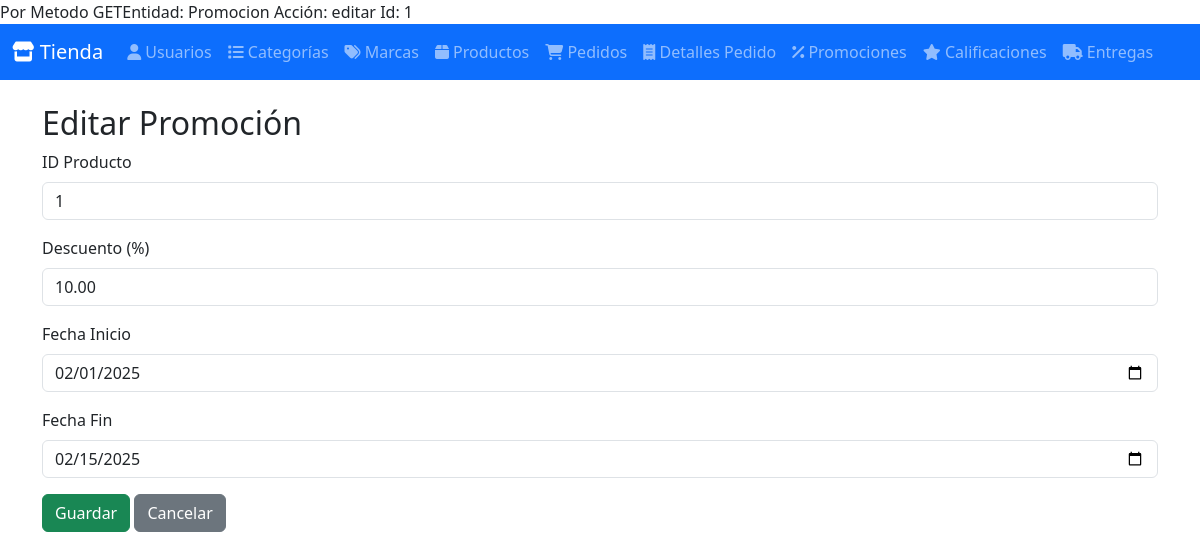
Screenshot of /index.php?entity=Promocion&action=editar&id=1 with the database file from the repository.
### tables this page shows
CREATE TABLE promociones (
    id INT AUTO_INCREMENT PRIMARY KEY,
    id_producto INT,
    descuento DECIMAL(5,2) NOT NULL,
    fecha_inicio DATE NOT NULL,
    fecha_fin DATE NOT NULL,
    FOREIGN KEY (id_producto) REFERENCES productos(id) ON DELETE CASCADE
);

### Model/ClassPromocion.php (called while the page is built, shortened)
<?php
require_once BASE_PATH . DIRECTORY_SEPARATOR . 'Config' . DIRECTORY_SEPARATOR . 'ClassDatabase.php';
class ClassPromocion {
    private $conn;
    public function __construct() {
        $db = new ClassDatabase();
        $this->conn = $db->getConnection();
    }
    public function getPromocionById($id) {
        $query = "SELECT * FROM promociones WHERE id = :id";
        $stmt = $this->conn->prepare($query);
        $stmt->bindParam(':id', $id);
        $stmt->execute();
        return $stmt->fetch(PDO::FETCH_ASSOC);
    }
}
?>

### Config/ClassDatabase.php (called while the page is built, shortened)
<?php
class ClassDatabase {
    private $host = 'localhost';
    private $db_name = 'bd_tienda_dulces';
    private $username = 'root';
    private $password = 'password';
    public function getConnection() {
        $this->conn = null;
        try {
            $this->conn = new PDO("mysql:host={$this->host};dbname={$this->db_name}", $this->username, $this->password);
            $this->conn->setAttribute(PDO::ATTR_ERRMODE, PDO::ERRMODE_EXCEPTION);
        } catch (PDOException $e) {
            echo "Error de conexión: " . $e->getMessage();
        }
        return $this->conn;
    }
}
?>

### Controller/ClassPromocionController.php (called while the page is built, shortened)
<?php
require_once BASE_PATH . DIRECTORY_SEPARATOR . 'Model' . DIRECTORY_SEPARATOR . 'ClassPromocion.php';
class ClassPromocionController {
    public function getPromocionByIdController($id) {
        $promocionModel = new ClassPromocion();
        return $promocionModel->getPromocionById($id);
    }
}
?>

### View/Promocion/formPromocion.php (the view, shortened to what this page needs)
<?php
$promocion = $elemento ?? null;
$promocion = $promocion ?? ['id' => '', 'id_producto' => '', 'descuento' => '', 'fecha_inicio' => '', 'fecha_fin' => ''];
$isEdit = !empty($promocion['id']);
?>
<h2><?php echo $isEdit ? 'Editar Promoción' : 'Registrar Promoción'; ?></h2>
<form method="POST" action="index.php">
    <div class="mb-3">
        <label class="form-label">ID Producto</label>
        <input type="text" name="id_producto" class="form-control" value="<?php echo htmlspecialchars($promocion['id_producto']); ?>" required>
    </div>
    <div class="mb-3">
        <label class="form-label">Descuento (%)</label>
        <input type="number" step="0.01" name="descuento" class="form-control" value="<?php echo htmlspecialchars($promocion['descuento']); ?>" required>
    </div>
    <div class="mb-3">
        <label class="form-label">Fecha Inicio</label>
        <input type="date" name="fecha_inicio" class="form-control" value="<?php echo htmlspecialchars($promocion['fecha_inicio']); ?>" required>
    </div>
    <div class="mb-3">
        <label class="form-label">Fecha Fin</label>
        <input type="date" name="fecha_fin" class="form-control" value="<?php echo htmlspecialchars($promocion['fecha_fin']); ?>" required>
    </div>
    <button type="submit" class="btn btn-success">Guardar</button>
    <a href="index.php?entity=Promocion&action=listar" class="btn btn-secondary">Cancelar</a>
</form>

### rows the page displays
promociones: id_producto "1", descuento "10.00", fecha_inicio "02/01/2025", fecha_fin "02/15/2025"

### other values shown
$entity "Promocion"
$action "editar"
$id "1"
$label "Usuarios Categorías Marcas Productos Pedidos Detalles Pedido Promociones Calificaciones Entregas"
